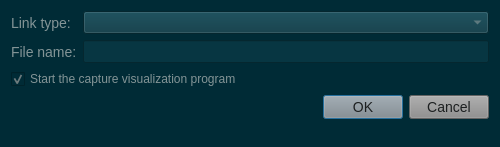
<?xml version="1.0" encoding="UTF-8"?>
<ui version="4.0">
 <class>CaptureDialog</class>
 <widget class="QDialog" name="CaptureDialog">
  <property name="windowModality">
   <enum>Qt::WindowModal</enum>
  </property>
  <property name="geometry">
   <rect>
    <x>0</x>
    <y>0</y>
    <width>500</width>
    <height>147</height>
   </rect>
  </property>
  <property name="maximumSize">
   <size>
    <width>500</width>
    <height>147</height>
   </size>
  </property>
  <property name="windowTitle">
   <string>Packet capture</string>
  </property>
  <property name="styleSheet">
   <string notr="true">QWidget{
	background-color: #002b36;
}
QMenuBar::item{
	background-color: #002b36;
}
QDockWidget::title{
	background: #073642;
	padding-left: 5px;
}
QDockWidget, QMenuBar{
    color: #839496;
    font: bold 14px;
}
QTextEdit, QPlainTextEdit, QLineEdit, QSpinBox, QComboBox {
  background-color: #073642;
  font: 13px;
  color: #839496;
}
QTextEdit#uiConsoleTextEdit {
  background-color: #002b36;
  color: #839496;
  font: 13px;
}
QTabWidget {
	font: 14px;
	border-top: 2px;
}
QTabBar::tab {
    background: #073642;
    color: #839496;
    min-width: 8ex;
    padding: 2px;
	border-top-right-radius: 6px;
	border-top-left-radius: 6px;
}
QTabBar::tab:selected {
    background: #8a8a8a;
	color: #1d2021;
}
QGroupBox {
    color: #808080;
    font: 14px;
    padding: 15px;
    border-style: none;
}
QMainWindow::separator {
	background: #073642;
	width: 1px;
	height: 1px;
}
QComboBox {
	selection-background-color: #d75f00;
	selection-color: #1c1c1c;
}

QToolBar{
	background: #073642;
	border: 0px;
}
QPushButton {
	background-color: #8a8a8a;
    color: #1d2021;
	font: 14px;
}
QToolButton {
	background-color: #8a8a8a;
    color: #1d2021;
	font: 14px;
}
QTreeWidget, QListWidget {
	background-color: #002b36;
	color: #839496;
    alternate-background-color: #073642;
	font: 14px;
}
QTreeWidget#uiTreeWidget {
	background-color: #073642;
	color: #839496;
	font: bold 16px;
}
QTreeWidget::item:selected, QTreeWidget::item:hover, QMenu::item:selected,QToolButton::hover,QPushButton::hover,QTabBar::tab:hover {
	background-color: #d75f00;
	color: #1c1c1c;
}
QMenu {
	background-color: #002b36;
    color: #839496;
}
QLabel {
	color: #839496;
	font: 14px;
}
QLabel#uiTitleLabel {
	color: #839496;
	font: bold 16px;
}

QAbstractScrollArea::corner {
    background: #002b36;
}
QScrollBar::handle:horizontal {
    background: #073642;
    min-width: 20px;
}
QScrollBar::handle:vertical {
    background: #073642;
    min-width: 20px;
}
QScrollBar:vertical {
    width: 6px;
}
QScrollBar:horizontal {
    height: 6px;
}
QScrollBar::up-arrow:vertical, QScrollBar::down-arrow:vertical, QScrollBar::down-arrow:horizontal, QScrollBar::up-arrow:horizontal { 
	border: 0px;
    height: 0px; 
    width: 0px; 
}
         
QScrollBar::add-page:horizontal, QScrollBar::sub-page:horizontal, QScrollBar::add-page:vertical, QScrollBar::sub-page:vertical {
  background: none
}
QStatusBar {
	background-color: #073642;
	color: #839496;
}

QRadioButton, QCheckBox {
  color: #839496;
}
QRadioButton::disabled, QCheckBox::disabled {
  color: gray;
}


</string>
  </property>
  <property name="modal">
   <bool>false</bool>
  </property>
  <layout class="QGridLayout" name="gridLayout">
   <item row="0" column="0">
    <widget class="QLabel" name="uiLinkTypeLabel">
     <property name="sizePolicy">
      <sizepolicy hsizetype="Minimum" vsizetype="Preferred">
       <horstretch>0</horstretch>
       <verstretch>0</verstretch>
      </sizepolicy>
     </property>
     <property name="text">
      <string>Link type:</string>
     </property>
     <property name="scaledContents">
      <bool>false</bool>
     </property>
    </widget>
   </item>
   <item row="0" column="1">
    <widget class="QComboBox" name="uiDataLinkTypeComboBox">
     <property name="sizePolicy">
      <sizepolicy hsizetype="Expanding" vsizetype="Fixed">
       <horstretch>0</horstretch>
       <verstretch>0</verstretch>
      </sizepolicy>
     </property>
    </widget>
   </item>
   <item row="1" column="0">
    <widget class="QLabel" name="uiFileNameLabel">
     <property name="text">
      <string>File name:</string>
     </property>
    </widget>
   </item>
   <item row="1" column="1">
    <widget class="QLineEdit" name="uiCaptureFileNameLineEdit"/>
   </item>
   <item row="2" column="0" colspan="2">
    <widget class="QCheckBox" name="uiStartCommandCheckBox">
     <property name="text">
      <string>Start the capture visualization program</string>
     </property>
     <property name="checked">
      <bool>true</bool>
     </property>
    </widget>
   </item>
   <item row="3" column="0" colspan="2">
    <layout class="QHBoxLayout" name="horizontalLayout">
     <property name="spacing">
      <number>20</number>
     </property>
     <item>
      <spacer name="horizontalSpacer">
       <property name="orientation">
        <enum>Qt::Horizontal</enum>
       </property>
       <property name="sizeHint" stdset="0">
        <size>
         <width>40</width>
         <height>20</height>
        </size>
       </property>
      </spacer>
     </item>
     <item>
      <widget class="QDialogButtonBox" name="uiButtonBox">
       <property name="sizePolicy">
        <sizepolicy hsizetype="Fixed" vsizetype="Fixed">
         <horstretch>0</horstretch>
         <verstretch>0</verstretch>
        </sizepolicy>
       </property>
       <property name="orientation">
        <enum>Qt::Horizontal</enum>
       </property>
       <property name="standardButtons">
        <set>QDialogButtonBox::Cancel|QDialogButtonBox::Ok</set>
       </property>
      </widget>
     </item>
    </layout>
   </item>
   <item row="4" column="1">
    <spacer name="verticalSpacer">
     <property name="orientation">
      <enum>Qt::Vertical</enum>
     </property>
     <property name="sizeHint" stdset="0">
      <size>
       <width>20</width>
       <height>244</height>
      </size>
     </property>
    </spacer>
   </item>
  </layout>
 </widget>
 <resources>
  <include location="../../resources/resources.qrc"/>
 </resources>
 <connections/>
</ui>
